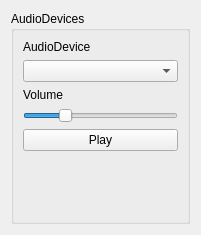
<?xml version="1.0" encoding="UTF-8"?>
<ui version="4.0">
 <class>QAudioDeviceWidget</class>
 <widget class="QWidget" name="QAudioDeviceWidget">
  <property name="geometry">
   <rect>
    <x>0</x>
    <y>0</y>
    <width>201</width>
    <height>235</height>
   </rect>
  </property>
  <property name="windowTitle">
   <string>Form</string>
  </property>
  <layout class="QVBoxLayout" name="verticalLayout">
   <item>
    <widget class="QGroupBox" name="groupBox">
     <property name="title">
      <string>AudioDevices</string>
     </property>
     <layout class="QVBoxLayout" name="verticalLayout_2">
      <item>
       <widget class="QLabel" name="label">
        <property name="text">
         <string>AudioDevice</string>
        </property>
       </widget>
      </item>
      <item>
       <widget class="QComboBox" name="comboBox_AudioDevice"/>
      </item>
      <item>
       <widget class="QLabel" name="label_2">
        <property name="text">
         <string>Volume</string>
        </property>
       </widget>
      </item>
      <item>
       <widget class="QSlider" name="horizontalSlider_Volume">
        <property name="maximum">
         <number>100</number>
        </property>
        <property name="value">
         <number>25</number>
        </property>
        <property name="orientation">
         <enum>Qt::Horizontal</enum>
        </property>
       </widget>
      </item>
      <item>
       <widget class="QPushButton" name="pushButton_Play">
        <property name="text">
         <string>Play</string>
        </property>
        <property name="checkable">
         <bool>true</bool>
        </property>
       </widget>
      </item>
      <item>
       <spacer name="verticalSpacer">
        <property name="orientation">
         <enum>Qt::Vertical</enum>
        </property>
        <property name="sizeHint" stdset="0">
         <size>
          <width>20</width>
          <height>40</height>
         </size>
        </property>
       </spacer>
      </item>
     </layout>
    </widget>
   </item>
  </layout>
 </widget>
 <resources/>
 <connections/>
</ui>
